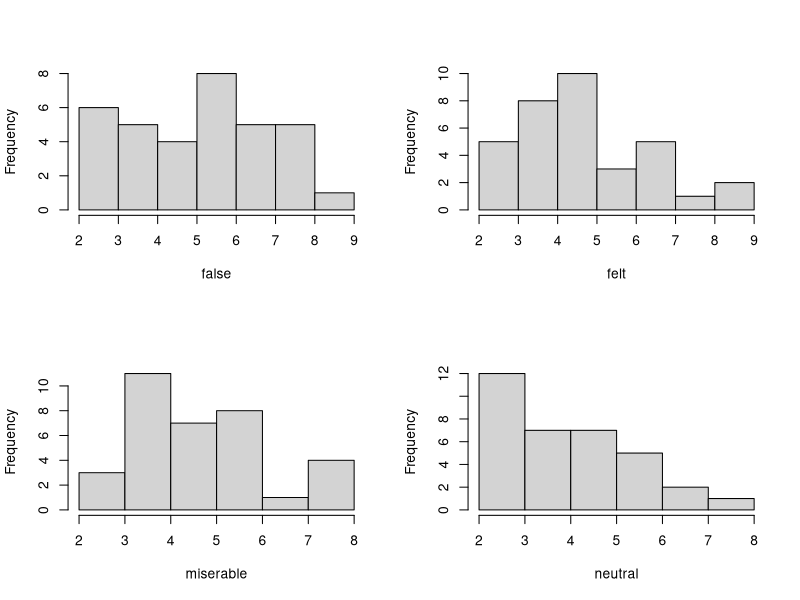
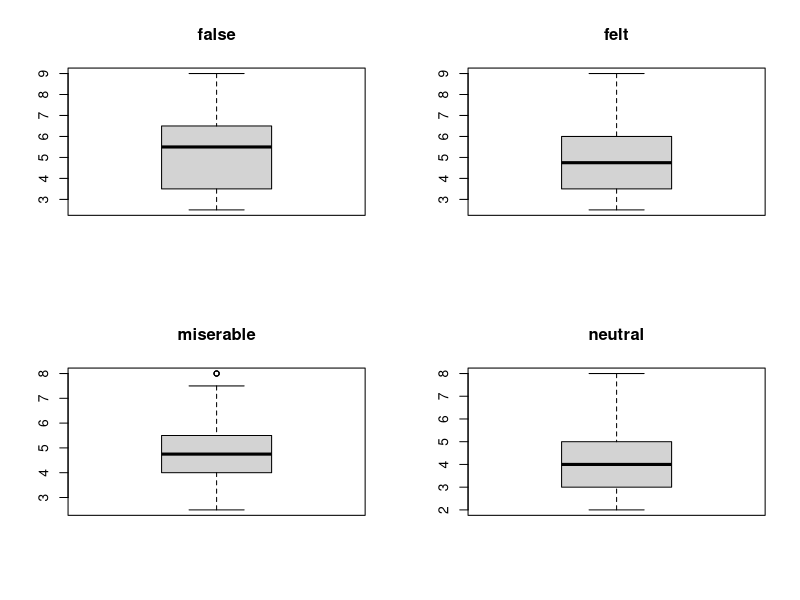

R code for these plots, in order:
setwd("~/Github/cs_assignments/cuhksz_STA2002/hw1")

smiles <- read.table("smiles.txt")
names(smiles) <- c("groups", "scores")
attach(smiles)


## Part 1:

# Histograms
splitgroup <- split(scores, groups)
attach(splitgroup)
par(mfrow = c(2, 2))
hist(false, main = "")
hist(felt, main = "")
hist(miserable, main = "")
hist(neutral, main = "")

# Stem-and-leaf plots
tapply(scores, groups, stem)

## Part 2:

# 5-number summaries
summary(false)
var(false)
sd(false)

summary(felt)
var(felt)
sd(felt)

summary(miserable)
var(miserable)
sd(miserable)

summary(neutral)
var(neutral)
sd(neutral)

# Boxplots
par(mfrow = c(2, 2))
boxplot(false)
title("false")
boxplot(felt)
title("felt")
boxplot(miserable)
title("miserable")
boxplot(neutral)
title("neutral")

